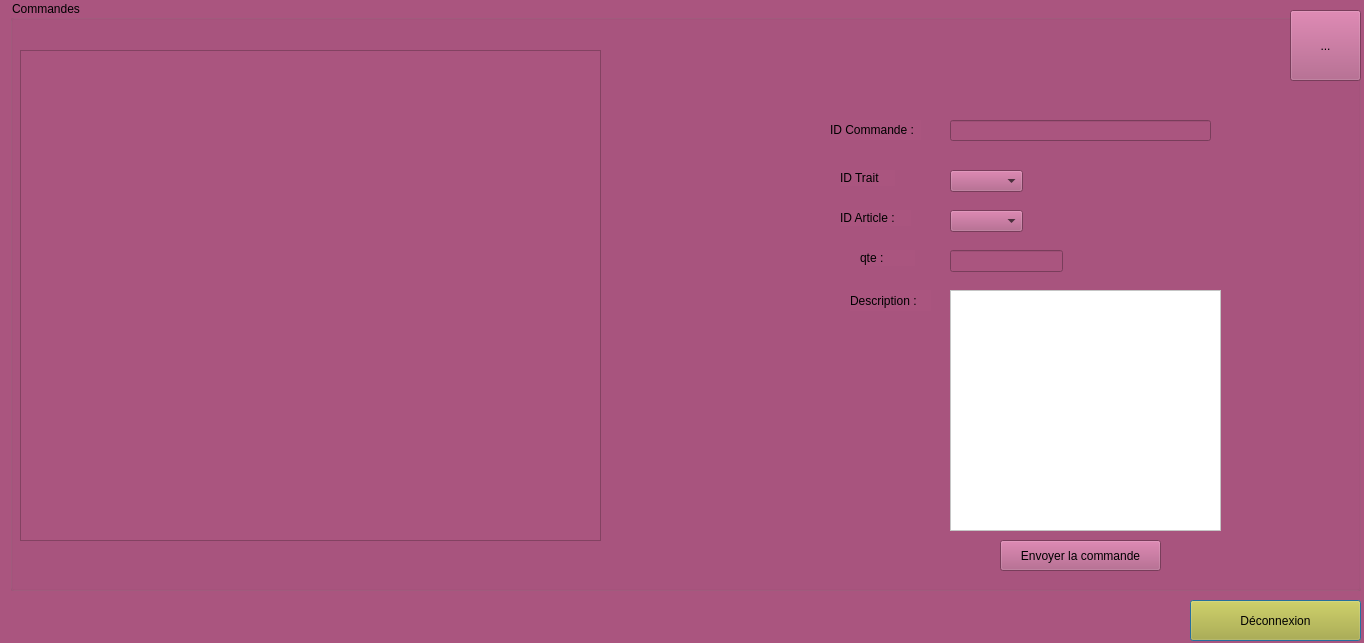
<?xml version="1.0" encoding="UTF-8"?>
<ui version="4.0">
 <class>fenetre</class>
 <widget class="QDialog" name="fenetre">
  <property name="geometry">
   <rect>
    <x>0</x>
    <y>0</y>
    <width>1364</width>
    <height>643</height>
   </rect>
  </property>
  <property name="windowTitle">
   <string>Dialog</string>
  </property>
  <property name="styleSheet">
   <string notr="true">background-color: rgb(170, 85, 127);</string>
  </property>
  <widget class="QPushButton" name="pushButton_3">
   <property name="geometry">
    <rect>
     <x>1190</x>
     <y>600</y>
     <width>171</width>
     <height>41</height>
    </rect>
   </property>
   <property name="styleSheet">
    <string notr="true">font: 75 16pt &quot;MS Shell Dlg 2&quot;;
background-color: rgb(181, 172, 40);

</string>
   </property>
   <property name="text">
    <string>Déconnexion</string>
   </property>
  </widget>
  <widget class="QStackedWidget" name="stackedWidget">
   <property name="geometry">
    <rect>
     <x>0</x>
     <y>0</y>
     <width>1371</width>
     <height>591</height>
    </rect>
   </property>
   <property name="styleSheet">
    <string notr="true">background-color: rgb(170, 85, 127);</string>
   </property>
   <property name="currentIndex">
    <number>3</number>
   </property>
   <widget class="QWidget" name="page">
    <property name="styleSheet">
     <string notr="true">alternate-background-color: rgb(79, 0, 0);</string>
    </property>
    <widget class="QGroupBox" name="groupBox">
     <property name="geometry">
      <rect>
       <x>0</x>
       <y>30</y>
       <width>1361</width>
       <height>551</height>
      </rect>
     </property>
     <property name="styleSheet">
      <string notr="true">font: 25pt &quot;Sachiko&quot;;
color: rgb(0, 0, 0);

</string>
     </property>
     <property name="title">
      <string>Patisseries</string>
     </property>
     <widget class="QPushButton" name="pushButton">
      <property name="geometry">
       <rect>
        <x>1010</x>
        <y>160</y>
        <width>201</width>
        <height>51</height>
       </rect>
      </property>
      <property name="styleSheet">
       <string notr="true">font: 15pt &quot;Tempus Sans ITC&quot;;
color: rgb(0, 0, 0);
background-color: rgb(170, 85, 127);
border-color: rgb(170, 0, 0);</string>
      </property>
      <property name="text">
       <string>Articles</string>
      </property>
     </widget>
     <widget class="QGroupBox" name="groupBox_3">
      <property name="geometry">
       <rect>
        <x>840</x>
        <y>250</y>
        <width>511</width>
        <height>291</height>
       </rect>
      </property>
      <property name="styleSheet">
       <string notr="true">background-color: rgb(65, 16, 10);</string>
      </property>
      <property name="title">
       <string/>
      </property>
      <widget class="QPushButton" name="modif1">
       <property name="geometry">
        <rect>
         <x>380</x>
         <y>130</y>
         <width>121</width>
         <height>31</height>
        </rect>
       </property>
       <property name="styleSheet">
        <string notr="true">font: 15pt &quot;Sachiko&quot;;

background-color: rgb(170, 85, 127);
color: rgb(0, 0, 0);
</string>
       </property>
       <property name="text">
        <string>Modfier</string>
       </property>
      </widget>
      <widget class="QPushButton" name="supp1">
       <property name="geometry">
        <rect>
         <x>380</x>
         <y>90</y>
         <width>121</width>
         <height>31</height>
        </rect>
       </property>
       <property name="styleSheet">
        <string notr="true">font: 15pt &quot;Sachiko&quot;;

background-color: rgb(170, 85, 127);
color: rgb(0, 0, 0);
</string>
       </property>
       <property name="text">
        <string>Supprimer</string>
       </property>
      </widget>
      <widget class="QLineEdit" name="lineEdit">
       <property name="geometry">
        <rect>
         <x>250</x>
         <y>90</y>
         <width>121</width>
         <height>31</height>
        </rect>
       </property>
       <property name="styleSheet">
        <string notr="true">font: 11pt &quot;MS Shell Dlg 2&quot;;
color: rgb(255, 255, 255);</string>
       </property>
      </widget>
      <widget class="QLineEdit" name="lineEdit_2">
       <property name="geometry">
        <rect>
         <x>250</x>
         <y>50</y>
         <width>121</width>
         <height>31</height>
        </rect>
       </property>
       <property name="styleSheet">
        <string notr="true">font: 11pt &quot;MS Shell Dlg 2&quot;;
color: rgb(255, 255, 255);</string>
       </property>
      </widget>
      <widget class="QLabel" name="label_2">
       <property name="geometry">
        <rect>
         <x>120</x>
         <y>50</y>
         <width>81</width>
         <height>31</height>
        </rect>
       </property>
       <property name="styleSheet">
        <string notr="true">font: 20pt &quot;Sachiko&quot;;
color: rgb(184, 166, 33);</string>
       </property>
       <property name="text">
        <string>Nom :</string>
       </property>
      </widget>
      <widget class="QLabel" name="label_3">
       <property name="geometry">
        <rect>
         <x>150</x>
         <y>90</y>
         <width>41</width>
         <height>31</height>
        </rect>
       </property>
       <property name="styleSheet">
        <string notr="true">font: 20pt &quot;Sachiko&quot;;
color: rgb(184, 166, 33);</string>
       </property>
       <property name="text">
        <string>Id :</string>
       </property>
      </widget>
      <widget class="QLabel" name="label_4">
       <property name="geometry">
        <rect>
         <x>130</x>
         <y>130</y>
         <width>101</width>
         <height>31</height>
        </rect>
       </property>
       <property name="styleSheet">
        <string notr="true">font: 20pt &quot;Sachiko&quot;;
color: rgb(184, 166, 33);</string>
       </property>
       <property name="text">
        <string>Qualité :</string>
       </property>
      </widget>
      <widget class="QLineEdit" name="lineEdit_3">
       <property name="geometry">
        <rect>
         <x>250</x>
         <y>130</y>
         <width>121</width>
         <height>31</height>
        </rect>
       </property>
       <property name="styleSheet">
        <string notr="true">font: 11pt &quot;MS Shell Dlg 2&quot;;
color: rgb(255, 255, 255);</string>
       </property>
      </widget>
      <widget class="QPushButton" name="pushButton_2">
       <property name="geometry">
        <rect>
         <x>380</x>
         <y>50</y>
         <width>121</width>
         <height>31</height>
        </rect>
       </property>
       <property name="styleSheet">
        <string notr="true">font: 15pt &quot;Sachiko&quot;;

background-color: rgb(170, 85, 127);
color: rgb(0, 0, 0);
</string>
       </property>
       <property name="text">
        <string>Ajouter</string>
       </property>
      </widget>
      <widget class="QLabel" name="label_7">
       <property name="geometry">
        <rect>
         <x>130</x>
         <y>180</y>
         <width>141</width>
         <height>31</height>
        </rect>
       </property>
       <property name="styleSheet">
        <string notr="true">font: 20pt &quot;Sachiko&quot;;
color: rgb(184, 166, 33);</string>
       </property>
       <property name="text">
        <string>Adresse :</string>
       </property>
      </widget>
      <widget class="QLabel" name="label_8">
       <property name="geometry">
        <rect>
         <x>130</x>
         <y>230</y>
         <width>131</width>
         <height>31</height>
        </rect>
       </property>
       <property name="styleSheet">
        <string notr="true">font: 20pt &quot;Sachiko&quot;;
color: rgb(184, 166, 33);</string>
       </property>
       <property name="text">
        <string>Email : </string>
       </property>
      </widget>
      <widget class="QLineEdit" name="lineEdit_5">
       <property name="geometry">
        <rect>
         <x>250</x>
         <y>180</y>
         <width>121</width>
         <height>31</height>
        </rect>
       </property>
       <property name="styleSheet">
        <string notr="true">font: 11pt &quot;MS Shell Dlg 2&quot;;
color: rgb(255, 255, 255);</string>
       </property>
       <property name="text">
        <string/>
       </property>
      </widget>
      <widget class="QLineEdit" name="lineEdit_6">
       <property name="geometry">
        <rect>
         <x>250</x>
         <y>230</y>
         <width>121</width>
         <height>31</height>
        </rect>
       </property>
       <property name="styleSheet">
        <string notr="true">font: 11pt &quot;MS Shell Dlg 2&quot;;
color: rgb(255, 255, 255);</string>
       </property>
      </widget>
      <widget class="QPushButton" name="pushButton_9">
       <property name="geometry">
        <rect>
         <x>382</x>
         <y>180</y>
         <width>121</width>
         <height>28</height>
        </rect>
       </property>
       <property name="styleSheet">
        <string notr="true">font: 15pt &quot;Sachiko&quot;;

background-color: rgb(170, 85, 127);
color: rgb(0, 0, 0);
</string>
       </property>
       <property name="text">
        <string>Exporter </string>
       </property>
      </widget>
      <widget class="QPushButton" name="pushButton_14">
       <property name="geometry">
        <rect>
         <x>390</x>
         <y>220</y>
         <width>111</width>
         <height>31</height>
        </rect>
       </property>
       <property name="styleSheet">
        <string notr="true">font: 15pt &quot;Sachiko&quot;;

background-color: rgb(170, 85, 127);
color: rgb(0, 0, 0);
</string>
       </property>
       <property name="text">
        <string>print</string>
       </property>
      </widget>
     </widget>
     <widget class="QTableView" name="tableView">
      <property name="geometry">
       <rect>
        <x>10</x>
        <y>60</y>
        <width>821</width>
        <height>431</height>
       </rect>
      </property>
      <property name="styleSheet">
       <string notr="true">font: 75 10pt &quot;MS Shell Dlg 2&quot;;</string>
      </property>
     </widget>
     <widget class="QLabel" name="label_5">
      <property name="geometry">
       <rect>
        <x>0</x>
        <y>50</y>
        <width>1361</width>
        <height>501</height>
       </rect>
      </property>
      <property name="text">
       <string/>
      </property>
      <property name="pixmap">
       <pixmap resource="src.qrc">:/SRC/resources/pastries patt.jpg</pixmap>
      </property>
      <property name="scaledContents">
       <bool>true</bool>
      </property>
     </widget>
     <widget class="QPushButton" name="pushButton_12">
      <property name="geometry">
       <rect>
        <x>900</x>
        <y>70</y>
        <width>51</width>
        <height>51</height>
       </rect>
      </property>
      <property name="text">
       <string/>
      </property>
      <property name="icon">
       <iconset resource="src.qrc">
        <normaloff>:/SRC/resources/down.png</normaloff>:/SRC/resources/down.png</iconset>
      </property>
      <property name="iconSize">
       <size>
        <width>50</width>
        <height>50</height>
       </size>
      </property>
     </widget>
     <widget class="QPushButton" name="pushButton_13">
      <property name="geometry">
       <rect>
        <x>840</x>
        <y>70</y>
        <width>51</width>
        <height>51</height>
       </rect>
      </property>
      <property name="text">
       <string/>
      </property>
      <property name="icon">
       <iconset resource="src.qrc">
        <normaloff>:/SRC/resources/up.png</normaloff>:/SRC/resources/up.png</iconset>
      </property>
      <property name="iconSize">
       <size>
        <width>50</width>
        <height>50</height>
       </size>
      </property>
     </widget>
     <widget class="QLabel" name="label">
      <property name="geometry">
       <rect>
        <x>1060</x>
        <y>80</y>
        <width>101</width>
        <height>71</height>
       </rect>
      </property>
      <property name="text">
       <string/>
      </property>
      <property name="pixmap">
       <pixmap resource="src.qrc">:/SRC/resources/wedding-cake.png</pixmap>
      </property>
      <property name="scaledContents">
       <bool>true</bool>
      </property>
     </widget>
     <zorder>label_5</zorder>
     <zorder>pushButton</zorder>
     <zorder>groupBox_3</zorder>
     <zorder>tableView</zorder>
     <zorder>pushButton_12</zorder>
     <zorder>pushButton_13</zorder>
     <zorder>label</zorder>
    </widget>
    <widget class="QPushButton" name="pushButton_4">
     <property name="geometry">
      <rect>
       <x>1240</x>
       <y>0</y>
       <width>121</width>
       <height>51</height>
      </rect>
     </property>
     <property name="styleSheet">
      <string notr="true">alternate-background-color: rgb(163, 150, 74);
font: 12pt &quot;MS Shell Dlg 2&quot;;</string>
     </property>
     <property name="text">
      <string>suiv</string>
     </property>
    </widget>
   </widget>
   <widget class="QWidget" name="page_2">
    <widget class="QGroupBox" name="groupBox_2">
     <property name="geometry">
      <rect>
       <x>0</x>
       <y>0</y>
       <width>1361</width>
       <height>591</height>
      </rect>
     </property>
     <property name="styleSheet">
      <string notr="true">background-image: url(:/SRC/resources/pastries patt.jpg);

font: 25pt &quot;Sachiko&quot;;
color: rgb(170, 85, 127);
</string>
     </property>
     <property name="title">
      <string>Traiteurs</string>
     </property>
     <widget class="QPushButton" name="pushButton_5">
      <property name="geometry">
       <rect>
        <x>1232</x>
        <y>0</y>
        <width>131</width>
        <height>61</height>
       </rect>
      </property>
      <property name="styleSheet">
       <string notr="true">font: 11pt &quot;MS Shell Dlg 2&quot;;
color: rgb(255, 255, 255);</string>
      </property>
      <property name="text">
       <string>Prec</string>
      </property>
     </widget>
     <widget class="QLabel" name="label_6">
      <property name="geometry">
       <rect>
        <x>890</x>
        <y>150</y>
        <width>151</width>
        <height>71</height>
       </rect>
      </property>
      <property name="text">
       <string>Nom :</string>
      </property>
     </widget>
     <widget class="QLabel" name="label_9">
      <property name="geometry">
       <rect>
        <x>890</x>
        <y>230</y>
        <width>121</width>
        <height>61</height>
       </rect>
      </property>
      <property name="text">
       <string>ID :</string>
      </property>
     </widget>
     <widget class="QLabel" name="label_10">
      <property name="geometry">
       <rect>
        <x>890</x>
        <y>310</y>
        <width>101</width>
        <height>51</height>
       </rect>
      </property>
      <property name="text">
       <string>Email :</string>
      </property>
     </widget>
     <widget class="QLabel" name="label_11">
      <property name="geometry">
       <rect>
        <x>890</x>
        <y>380</y>
        <width>141</width>
        <height>71</height>
       </rect>
      </property>
      <property name="text">
       <string>comission :</string>
      </property>
     </widget>
     <widget class="QLineEdit" name="lineEditnom">
      <property name="geometry">
       <rect>
        <x>1060</x>
        <y>160</y>
        <width>151</width>
        <height>41</height>
       </rect>
      </property>
      <property name="styleSheet">
       <string notr="true">color: rgb(255, 255, 255);
font: 10pt &quot;MS Shell Dlg 2&quot;;</string>
      </property>
     </widget>
     <widget class="QLineEdit" name="lineEditID">
      <property name="geometry">
       <rect>
        <x>1060</x>
        <y>240</y>
        <width>151</width>
        <height>41</height>
       </rect>
      </property>
      <property name="styleSheet">
       <string notr="true">color: rgb(255, 255, 255);
font: 10pt &quot;MS Shell Dlg 2&quot;;</string>
      </property>
     </widget>
     <widget class="QLineEdit" name="lineEditEmail">
      <property name="geometry">
       <rect>
        <x>1060</x>
        <y>320</y>
        <width>151</width>
        <height>41</height>
       </rect>
      </property>
      <property name="styleSheet">
       <string notr="true">color: rgb(255, 255, 255);
font: 10pt &quot;MS Shell Dlg 2&quot;;</string>
      </property>
     </widget>
     <widget class="QLineEdit" name="lineEditComission">
      <property name="geometry">
       <rect>
        <x>1060</x>
        <y>400</y>
        <width>151</width>
        <height>41</height>
       </rect>
      </property>
      <property name="styleSheet">
       <string notr="true">color: rgb(255, 255, 255);
font: 10pt &quot;MS Shell Dlg 2&quot;;</string>
      </property>
     </widget>
     <widget class="QPushButton" name="pushButton_6">
      <property name="geometry">
       <rect>
        <x>1240</x>
        <y>160</y>
        <width>101</width>
        <height>41</height>
       </rect>
      </property>
      <property name="styleSheet">
       <string notr="true">font: 75 10pt &quot;MS Shell Dlg 2&quot;;</string>
      </property>
      <property name="text">
       <string>Ajouter</string>
      </property>
     </widget>
     <widget class="QPushButton" name="pushButton_7">
      <property name="geometry">
       <rect>
        <x>1230</x>
        <y>230</y>
        <width>121</width>
        <height>51</height>
       </rect>
      </property>
      <property name="styleSheet">
       <string notr="true">font: 75 10pt &quot;MS Shell Dlg 2&quot;;</string>
      </property>
      <property name="text">
       <string>Supprimer</string>
      </property>
     </widget>
     <widget class="QPushButton" name="pushButton_8">
      <property name="geometry">
       <rect>
        <x>1230</x>
        <y>310</y>
        <width>121</width>
        <height>51</height>
       </rect>
      </property>
      <property name="styleSheet">
       <string notr="true">font: 75 10pt &quot;MS Shell Dlg 2&quot;;
</string>
      </property>
      <property name="text">
       <string>Modifier</string>
      </property>
     </widget>
     <widget class="QTableView" name="tableView_2">
      <property name="geometry">
       <rect>
        <x>10</x>
        <y>90</y>
        <width>871</width>
        <height>461</height>
       </rect>
      </property>
      <property name="styleSheet">
       <string notr="true">
font: 12pt &quot;MS Shell Dlg 2&quot;;
background-color: rgb(170, 85, 127);</string>
      </property>
     </widget>
     <widget class="QPushButton" name="pushButton_10">
      <property name="geometry">
       <rect>
        <x>620</x>
        <y>30</y>
        <width>51</width>
        <height>51</height>
       </rect>
      </property>
      <property name="text">
       <string/>
      </property>
      <property name="icon">
       <iconset resource="src.qrc">
        <normaloff>:/SRC/resources/up.png</normaloff>:/SRC/resources/up.png</iconset>
      </property>
      <property name="iconSize">
       <size>
        <width>50</width>
        <height>150</height>
       </size>
      </property>
     </widget>
     <widget class="QPushButton" name="pushButton_11">
      <property name="geometry">
       <rect>
        <x>690</x>
        <y>30</y>
        <width>61</width>
        <height>51</height>
       </rect>
      </property>
      <property name="text">
       <string/>
      </property>
      <property name="icon">
       <iconset resource="src.qrc">
        <normaloff>:/SRC/resources/down.png</normaloff>:/SRC/resources/down.png</iconset>
      </property>
      <property name="iconSize">
       <size>
        <width>50</width>
        <height>50</height>
       </size>
      </property>
     </widget>
     <widget class="QLineEdit" name="lineEdit_4">
      <property name="geometry">
       <rect>
        <x>440</x>
        <y>40</y>
        <width>151</width>
        <height>41</height>
       </rect>
      </property>
     </widget>
     <widget class="QLabel" name="label_12">
      <property name="geometry">
       <rect>
        <x>260</x>
        <y>40</y>
        <width>171</width>
        <height>41</height>
       </rect>
      </property>
      <property name="styleSheet">
       <string notr="true">color: rgb(255, 82, 85);</string>
      </property>
      <property name="text">
       <string>Search Bar</string>
      </property>
     </widget>
     <widget class="QPushButton" name="pushButton_16">
      <property name="geometry">
       <rect>
        <x>760</x>
        <y>30</y>
        <width>191</width>
        <height>51</height>
       </rect>
      </property>
      <property name="text">
       <string>Commandes</string>
      </property>
     </widget>
    </widget>
   </widget>
   <widget class="QWidget" name="page_3">
    <widget class="QGroupBox" name="groupBox_4">
     <property name="geometry">
      <rect>
       <x>10</x>
       <y>0</y>
       <width>1351</width>
       <height>591</height>
      </rect>
     </property>
     <property name="title">
      <string>Articles</string>
     </property>
     <widget class="QTableView" name="table_articles">
      <property name="geometry">
       <rect>
        <x>10</x>
        <y>110</y>
        <width>801</width>
        <height>431</height>
       </rect>
      </property>
     </widget>
     <widget class="QLabel" name="label_18">
      <property name="geometry">
       <rect>
        <x>920</x>
        <y>140</y>
        <width>81</width>
        <height>16</height>
       </rect>
      </property>
      <property name="text">
       <string>Nom article :</string>
      </property>
     </widget>
     <widget class="QLabel" name="label_19">
      <property name="geometry">
       <rect>
        <x>930</x>
        <y>180</y>
        <width>55</width>
        <height>16</height>
       </rect>
      </property>
      <property name="text">
       <string>id art</string>
      </property>
     </widget>
     <widget class="QLabel" name="label_20">
      <property name="geometry">
       <rect>
        <x>930</x>
        <y>220</y>
        <width>55</width>
        <height>16</height>
       </rect>
      </property>
      <property name="text">
       <string>qte</string>
      </property>
     </widget>
     <widget class="QLabel" name="label_21">
      <property name="geometry">
       <rect>
        <x>930</x>
        <y>250</y>
        <width>55</width>
        <height>16</height>
       </rect>
      </property>
      <property name="text">
       <string>pu</string>
      </property>
     </widget>
     <widget class="QLabel" name="label_22">
      <property name="geometry">
       <rect>
        <x>930</x>
        <y>290</y>
        <width>55</width>
        <height>16</height>
       </rect>
      </property>
      <property name="text">
       <string>type</string>
      </property>
     </widget>
     <widget class="QComboBox" name="comboType">
      <property name="geometry">
       <rect>
        <x>990</x>
        <y>290</y>
        <width>73</width>
        <height>22</height>
       </rect>
      </property>
      <item>
       <property name="text">
        <string>salé</string>
       </property>
      </item>
      <item>
       <property name="text">
        <string>sucré</string>
       </property>
      </item>
     </widget>
     <widget class="QLineEdit" name="pu">
      <property name="geometry">
       <rect>
        <x>980</x>
        <y>250</y>
        <width>113</width>
        <height>22</height>
       </rect>
      </property>
     </widget>
     <widget class="QLineEdit" name="nomart">
      <property name="geometry">
       <rect>
        <x>1010</x>
        <y>140</y>
        <width>113</width>
        <height>22</height>
       </rect>
      </property>
     </widget>
     <widget class="QLineEdit" name="idart">
      <property name="geometry">
       <rect>
        <x>1010</x>
        <y>180</y>
        <width>113</width>
        <height>22</height>
       </rect>
      </property>
     </widget>
     <widget class="QLineEdit" name="qte">
      <property name="geometry">
       <rect>
        <x>980</x>
        <y>210</y>
        <width>113</width>
        <height>22</height>
       </rect>
      </property>
     </widget>
     <widget class="QPushButton" name="pushButton_17">
      <property name="geometry">
       <rect>
        <x>1170</x>
        <y>140</y>
        <width>93</width>
        <height>28</height>
       </rect>
      </property>
      <property name="text">
       <string>ajouter</string>
      </property>
     </widget>
     <widget class="QPushButton" name="pushButton_18">
      <property name="geometry">
       <rect>
        <x>1170</x>
        <y>180</y>
        <width>93</width>
        <height>28</height>
       </rect>
      </property>
      <property name="text">
       <string>modifier</string>
      </property>
     </widget>
     <widget class="QPushButton" name="pushButton_19">
      <property name="geometry">
       <rect>
        <x>1170</x>
        <y>220</y>
        <width>93</width>
        <height>28</height>
       </rect>
      </property>
      <property name="text">
       <string>supprimer</string>
      </property>
     </widget>
     <widget class="QToolButton" name="toolButton_2">
      <property name="geometry">
       <rect>
        <x>1280</x>
        <y>10</y>
        <width>61</width>
        <height>61</height>
       </rect>
      </property>
      <property name="text">
       <string>...</string>
      </property>
      <property name="icon">
       <iconset>
        <normaloff>:/Downloads/leftwards-black-arrow-emoji-by-twitter.png</normaloff>:/Downloads/leftwards-black-arrow-emoji-by-twitter.png</iconset>
      </property>
      <property name="iconSize">
       <size>
        <width>250</width>
        <height>250</height>
       </size>
      </property>
     </widget>
    </widget>
   </widget>
   <widget class="QWidget" name="page_4">
    <widget class="QGroupBox" name="groupBox_5">
     <property name="geometry">
      <rect>
       <x>10</x>
       <y>0</y>
       <width>1351</width>
       <height>591</height>
      </rect>
     </property>
     <property name="title">
      <string>Commandes</string>
     </property>
     <widget class="QTextEdit" name="desc">
      <property name="geometry">
       <rect>
        <x>940</x>
        <y>290</y>
        <width>271</width>
        <height>241</height>
       </rect>
      </property>
      <property name="styleSheet">
       <string notr="true">background-color: rgb(255, 255, 255);
color: rgb(0, 0, 0);</string>
      </property>
     </widget>
     <widget class="QPushButton" name="pushButton_15">
      <property name="geometry">
       <rect>
        <x>990</x>
        <y>540</y>
        <width>161</width>
        <height>31</height>
       </rect>
      </property>
      <property name="text">
       <string>Envoyer la commande</string>
      </property>
     </widget>
     <widget class="QLabel" name="label_15">
      <property name="geometry">
       <rect>
        <x>840</x>
        <y>290</y>
        <width>81</width>
        <height>21</height>
       </rect>
      </property>
      <property name="text">
       <string>Description :</string>
      </property>
     </widget>
     <widget class="QLineEdit" name="idcmd">
      <property name="geometry">
       <rect>
        <x>940</x>
        <y>120</y>
        <width>261</width>
        <height>21</height>
       </rect>
      </property>
     </widget>
     <widget class="QLabel" name="label_16">
      <property name="geometry">
       <rect>
        <x>820</x>
        <y>120</y>
        <width>91</width>
        <height>20</height>
       </rect>
      </property>
      <property name="text">
       <string>ID Commande :</string>
      </property>
     </widget>
     <widget class="QTableView" name="table_commandes">
      <property name="geometry">
       <rect>
        <x>10</x>
        <y>50</y>
        <width>581</width>
        <height>491</height>
       </rect>
      </property>
     </widget>
     <widget class="QToolButton" name="toolButton">
      <property name="geometry">
       <rect>
        <x>1280</x>
        <y>10</y>
        <width>71</width>
        <height>71</height>
       </rect>
      </property>
      <property name="text">
       <string>...</string>
      </property>
      <property name="icon">
       <iconset>
        <normaloff>:/Downloads/leftwards-black-arrow-emoji-by-twitter.png</normaloff>:/Downloads/leftwards-black-arrow-emoji-by-twitter.png</iconset>
      </property>
      <property name="iconSize">
       <size>
        <width>100</width>
        <height>100</height>
       </size>
      </property>
     </widget>
     <widget class="QComboBox" name="comboTrait">
      <property name="geometry">
       <rect>
        <x>940</x>
        <y>170</y>
        <width>73</width>
        <height>22</height>
       </rect>
      </property>
     </widget>
     <widget class="QComboBox" name="comboArt">
      <property name="geometry">
       <rect>
        <x>940</x>
        <y>210</y>
        <width>73</width>
        <height>22</height>
       </rect>
      </property>
     </widget>
     <widget class="QLineEdit" name="quant">
      <property name="geometry">
       <rect>
        <x>940</x>
        <y>250</y>
        <width>113</width>
        <height>22</height>
       </rect>
      </property>
     </widget>
     <widget class="QLabel" name="label_13">
      <property name="geometry">
       <rect>
        <x>830</x>
        <y>210</y>
        <width>71</width>
        <height>16</height>
       </rect>
      </property>
      <property name="text">
       <string>ID Article :</string>
      </property>
     </widget>
     <widget class="QLabel" name="label_14">
      <property name="geometry">
       <rect>
        <x>830</x>
        <y>170</y>
        <width>55</width>
        <height>16</height>
       </rect>
      </property>
      <property name="text">
       <string>ID Trait</string>
      </property>
     </widget>
     <widget class="QLabel" name="label_17">
      <property name="geometry">
       <rect>
        <x>850</x>
        <y>250</y>
        <width>55</width>
        <height>16</height>
       </rect>
      </property>
      <property name="text">
       <string>qte :</string>
      </property>
     </widget>
    </widget>
   </widget>
  </widget>
 </widget>
 <resources>
  <include location="src.qrc"/>
 </resources>
 <connections/>
</ui>
